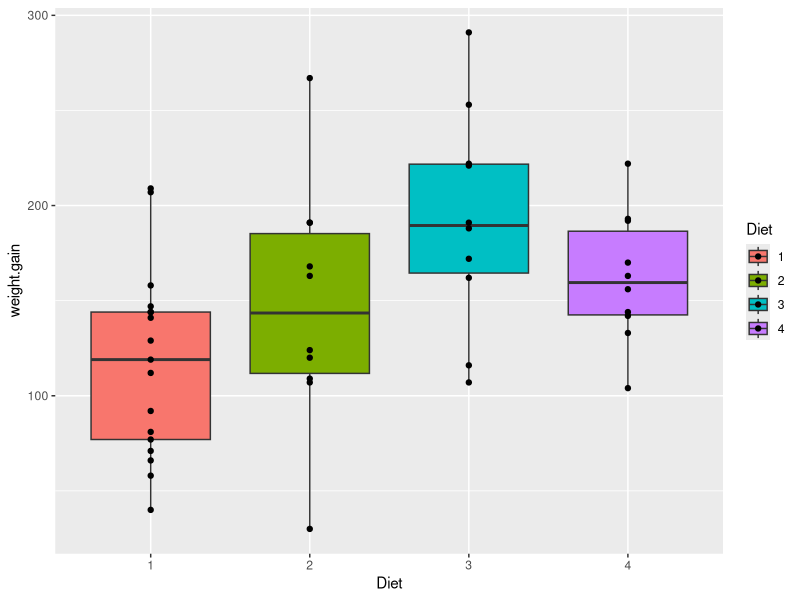

This figure's R source:
## ---- chunk 1
#| label: packages
#| message: false

library(tidyverse)
library(cowplot)
## ---- chunk 2
# Load and inspect the data, a little reshaping here to get in to an easy to read format for you.

AP_matrix <- matrix(AirPassengers, nrow = length(unique(floor(time(AirPassengers)))), byrow = TRUE)
colnames(AP_matrix) <- month.abb
rownames(AP_matrix) <- unique(floor(time(AirPassengers)))
AP_df <- as.data.frame(AP_matrix)
AP_df$Year <- rownames(AP_matrix)
rm(AP_matrix)
## ---- chunk 3




## ---- chunk 4



## ---- chunk 5
# To answer this question we need to find the ratio of Aug and Nov travelers. We need the data in the wide format.

# how can we add the ratio to get the percent increase?


## ---- chunk 6
# First look at the data.
glimpse(ChickWeight)
head(ChickWeight)
## ---- chunk 7
# How can you count the timepoints, chicks, and diets, and chicks nested in diets?


## ---- chunk 8
# we can plot it to get a first view




## ---- chunk 9

data <- ChickWeight |> 
  pivot_wider(names_from = Time, names_prefix = "day_", values_from = weight)


data <- data |> mutate(weight.gain = day_18 - day_0)

data |>
  ggplot(aes(x = Diet, y = weight.gain, fill = Diet)) + 
  geom_boxplot() + 
  geom_point()



mod <- aov(weight.gain ~ Diet, data = data)

summary(mod)
TukeyHSD(mod)
pairwise.t.test(data$weight.gain, data$Diet, p.adjust.method = "BH")


library(lme4)
library(lmerTest)


mod2 <- lmer(weight ~ Diet * Time + (1 | Chick), data = ChickWeight)
summary(mod2)
